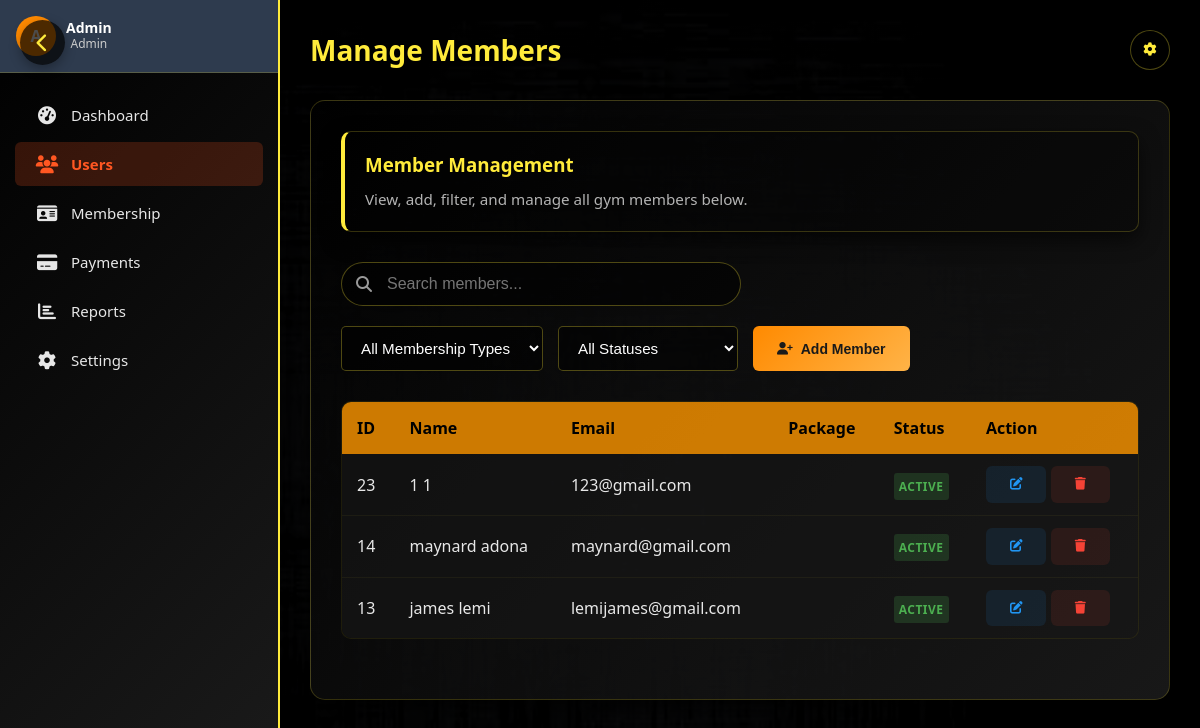
Screenshot of /admin/users.php (signed in) with the database file from the repository.
### tables this page shows
CREATE TABLE `users` (
  `id` int(11) NOT NULL,
  `username` varchar(50) NOT NULL,
  `password` varchar(255) NOT NULL,
  `email` varchar(100) NOT NULL,
  `package` varchar(100) DEFAULT NULL,
  `role` varchar(20) DEFAULT 'user',
  `first_name` varchar(255) NOT NULL,
  `last_name` varchar(255) NOT NULL,
  `age` int(11) NOT NULL,
  `gender` enum('male','female','others','prefer_not_to_say') NOT NULL,
  `phone` int(20) NOT NULL,
  `created_at` timestamp NOT NULL DEFAULT current_timestamp(),
  `updated_at` timestamp NOT NULL DEFAULT current_timestamp() ON UPDATE current_timestamp(),
  `profile_picture` varchar(255) DEFAULT NULL,
  `last_login` datetime DEFAULT NULL,
  `status` varchar(20) DEFAULT 'active'
);

### admin/users.php (the view, shortened to what this page needs)
<?php
$conn = new mysqli("localhost", "root", "", "muscle_city_gym");
$sql = "SELECT * FROM users WHERE role = 'user' ORDER BY created_at DESC";
$result = $conn->query($sql);
?>
<!DOCTYPE html>
<html lang="en">
<head>
    <link rel="stylesheet" href="../public/css/admin-dashboard.css">
    <link rel="stylesheet" href="../public/css/users.css">
    <link rel="stylesheet" href="https://cdnjs.cloudflare.com/ajax/libs/font-awesome/6.4.0/css/all.min.css ">
</head>
<body class="admin-dashboard">
<?php include '../partials/adminsidebar.php'; ?>
<div class="main-content" id="mainContent">
    <div class="content-header">
        <h2 class="page-title">Manage Members</h2>
        <div class="header-actions">
            <button class="settings-btn"><i class="fas fa-cog"></i></button>
        </div>
    </div>
    <div class="admin-container">
        <div class="admin-welcome">
            <h3>Member Management</h3>
            <p>View, add, filter, and manage all gym members below.</p>
        </div>
        <div class="action-bar">
            <div class="search-box">
                <i class="fas fa-search"></i>
                <input type="text" placeholder="Search members..." id="searchInput" onkeyup="filterTable()">
            </div>
            <div class="filter-controls">
                <select id="filterMembership" onchange="filterTable()">
                    <option value="">All Membership Types</option>
                </select>
                <select id="filterStatus" onchange="filterTable()">
                    <option value="">All Statuses</option>
                </select>
                <button class="btn btn-primary" onclick="openModal('addModal')" style="background: linear-gradient(135deg, #ff8a00 0%, #ffb347 100%); color: #1a1a1a; font-weight: 600;">
                    <i class="fas fa-user-plus"></i> Add Member
                </button>
            </div>
        </div>
        <div class="table-responsive">
            <table class="user-table">
                <thead>
                    <tr>
                        <th>ID</th>
                        <th>Name</th>
                        <th>Email</th>
                        <th>Package</th>
                        <th>Status</th>
                        <th>Action</th>
                    </tr>
                </thead>
                <tbody id="userTableBody">
                    <?php if ($result->num_rows > 0): ?>
                        <?php while ($row = $result->fetch_assoc()): ?>
                            <tr>
                                <td><?= htmlspecialchars($row['id']) ?></td>
                                <td><?= htmlspecialchars($row['first_name'] . ' ' . $row['last_name']) ?></td>
                                <td><?= htmlspecialchars($row['email']) ?></td>
                                <td><span class="badge <?= $row['package'] ?>"><?= ucfirst($row['package']) ?></span></td>
                                <td><span class="badge <?= $row['status'] ?>"><?= ucfirst($row['status']) ?></span></td>
                                <td>
                                    <button class="btn btn-edit" onclick="editUser(<?= json_encode($row) ?>)">
                                        <i class="fas fa-edit"></i>
                                    </button>
                                    <a href="#" onclick="return confirm('Are you sure?') && deleteUser(<?= $row['id'] ?>)" class="btn btn-delete">
                                        <i class="fas fa-trash"></i>
                                    </a>
                                </td>
                            </tr>
                        <?php endwhile; ?>
                    <?php else: ?>
                        <tr>
                            <td colspan="6" style="text-align:center;">No members found</td>
                        </tr>
                    <?php endif; ?>
                </tbody>
            </table>
        </div>
    </div>
</div>
</body>
</html>

### partials/adminsidebar.php (shortened to what this page needs)
<button class="sidebar-toggle" id="sidebarToggleBtn">
    <i class="fas fa-chevron-left" id="toggleIcon"></i>
</button>
<div class="admin-sidebar" id="adminSidebar">
    <div class="sidebar-header">
        <div class="sidebar-profile">
            <div class="profile-pic">
                <?php
                $name = $_SESSION['name'] ?? 'Admin';
                $initials = strtoupper(substr($name, 0, 1));
                echo '<span class="profile-initials">' . $initials . '</span>';
                ?>
            </div>
            <div class="profile-info">
                <span class="profile-name"><?=$_SESSION['name'] ?? 'Admin'?></span>
                <span class="profile-role"><?=$_SESSION['role'] ?? 'Admin'?></span>
            </div>
        </div>
    </div>
    <ul class="nav-links">
        <?php $currentPage = basename($_SERVER['PHP_SELF']); ?>
        <li><a href="AdminDashboard.php" class="<?= $currentPage == 'AdminDashboard.php' ? 'active' : '' ?>">
            <i class="fas fa-tachometer-alt"></i> Dashboard</a></li>
        <li><a href="users.php" class="<?= $currentPage == 'users.php' ? 'active' : '' ?>">
            <i class="fas fa-users"></i> Users</a></li>
        <li><a href="membership-plans.php" class="<?= $currentPage == 'membership-plans.php' ? 'active' : '' ?>">
            <i class="fas fa-id-card"></i> Membership</a></li>
        <li><a href="payments.php" class="<?= $currentPage == 'payments.php' ? 'active' : '' ?>">
            <i class="fas fa-credit-card"></i> Payments</a></li>
        <li><a href="reports.php" class="<?= $currentPage == 'reports.php' ? 'active' : '' ?>">
            <i class="fas fa-chart-bar"></i> Reports</a></li>
        <li><a href="settings.php" class="<?= $currentPage == 'settings.php' ? 'active' : '' ?>">
            <i class="fas fa-cog"></i> Settings</a></li>
    </ul>
</div>

### public/css/admin-dashboard.css (style rules this page uses)
* { box-sizing: border-box; margin: 0; padding: 0; }
body.admin-dashboard { background: linear-gradient(rgba(0, 0, 0, 0.8), rgba(0, 0, 0, 0.8)), url('image/about-us.png') no-repeat center center fixed; background-size: cover; font-family: 'Segoe UI', Tahoma, Geneva, Verdana, sans-serif; color: white; min-height: 100vh; margin: 0; overflow-x: hidden; }
.sidebar-toggle { position: fixed; top: 20px; left: 20px; background: rgba(0, 0, 0, 0.7); color: #ffeb3b; border: none; border-radius: 50%; width: 45px; height: 45px; font-size: 1.2em; cursor: pointer; z-index: 1001; display: flex; justify-content: center; align-items: center; transition: all 0.3s ease; box-shadow: 0 4px 12px rgba(0, 0, 0, 0.3); }
#toggleIcon { transition: transform 0.3s ease; }
.sidebar-header { padding: 25px; text-align: center; border-bottom: 1px solid rgba(255, 235, 59, 0.2); background: rgba(0, 0, 0, 0.3); display: flex; justify-content: center; align-items: center; }
.admin-sidebar { background: linear-gradient(135deg, rgba(0, 0, 0, 0.9) 0%, rgba(30, 30, 30, 0.9) 100%); height: 100vh; position: fixed; width: 280px; padding: 0; border-right: 2px solid #ffeb3b; display: flex; flex-direction: column; box-shadow: 5px 0 15px rgba(0, 0, 0, 0.3); transition: all 0.3s ease; z-index: 1000; overflow-y: auto; top: 0; left: 0; }
.sidebar-header { padding: 25px; text-align: center; border-bottom: 1px solid rgba(255, 235, 59, 0.2); background: rgba(0, 0, 0, 0.3); }
.admin-sidebar .nav-links { display: flex; flex-direction: column; gap: 5px; list-style: none; padding: 20px 15px; flex-grow: 1; }
.admin-sidebar .nav-links a { color: rgba(255, 255, 255, 0.9); text-decoration: none; font-weight: 500; transition: all 0.3s ease; padding: 12px 20px; border-radius: 6px; display: flex; align-items: center; font-size: 15px; }
.admin-sidebar .nav-links a.active { background: rgba(255, 87, 34, 0.2); color: #ff5722; font-weight: 600; }
.admin-sidebar .nav-links a i { margin-right: 12px; font-size: 18px; width: 24px; text-align: center; }
.main-content { margin-left: 280px; padding: 30px 40px; transition: all 0.3s ease; min-height: 100vh; overflow-y: auto; overflow-x: hidden; width: calc(100% - 280px); }
.content-header { display: flex; justify-content: space-between; align-items: center; margin-bottom: 30px; flex-wrap: wrap; gap: 15px; }
.header-actions { display: flex; align-items: center; gap: 15px; }
.page-title { color: #ffeb3b; font-size: 28px; margin: 0; font-weight: 600; }
.settings-btn { background: rgba(0, 0, 0, 0.5); color: #ffeb3b; width: 40px; height: 40px; border-radius: 50%; display: flex; align-items: center; justify-content: center; border: 1px solid rgba(255, 235, 59, 0.3); transition: all 0.3s ease; cursor: pointer; }
.admin-welcome { background: linear-gradient(135deg, rgba(0, 0, 0, 0.8) 0%, rgba(30, 30, 30, 0.8) 100%); padding: 30px; margin: 0 0 40px 0; width: 100%; border-radius: 15px; box-shadow: 0 8px 20px rgba(0, 0, 0, 0.6); border: 1px solid rgba(255, 235, 59, 0.2); }
.admin-welcome p { color: rgba(255, 255, 255, 0.8); line-height: 1.6; margin: 0; font-size: 1.1em; }
@media (max-width: 1200px) { .main-content { padding: 30px 30px; } }
.sidebar-header { display: flex; justify-content: space-between; align-items: center; padding: 1rem; background-color: #2e3b4e; color: white; }
.sidebar-profile { display: flex; align-items: center; flex-direction: row; gap: 10px; }
.profile-pic { font-size: 28px; color: white; width: 40px; height: 40px; display: flex; align-items: center; justify-content: center; }
.profile-info { line-height: 1.2; }
.profile-name { font-weight: bold; display: block; font-size: 14px; }
.profile-role { font-size: 12px; color: #ccc; text-transform: capitalize; display: block; }
.profile-pic { width: 40px; height: 40px; border-radius: 50%; background-color: #ff8a00; display: flex; align-items: center; justify-content: center; font-size: 16px; font-weight: bold; text-transform: uppercase; flex-shrink: 0; }
.profile-initials { display: block; }

### admin/users.php (style rules this page uses)
.badge { padding: 5px; border-radius: 3px; font-size: 12px; color: white; }
.active { background-color: #28a745; }
.btn { padding: 12px 24px; border: none; border-radius: 6px; font-size: 14px; font-weight: 600; cursor: pointer; transition: all 0.3s ease; text-decoration: none; display: inline-flex; align-items: center; gap: 8px; }
.btn-primary { background: linear-gradient(135deg, #ff8a00 0%, #ffb347 100%); color: #1a1a1a; font-weight: 600; }

### rows the page displays
users: id "23", first_name+last_name "1 1", email "123@gmail.com", status "ACTIVE"
users: id "14", first_name+last_name "maynard adona", email "maynard@gmail.com", status "ACTIVE"
users: id "13", first_name+last_name "james lemi", email "lemijames@gmail.com", status "ACTIVE"

### other values shown
$initials "A"
$_SESSION['name'] "Admin"
$_SESSION['role'] "Admin"
